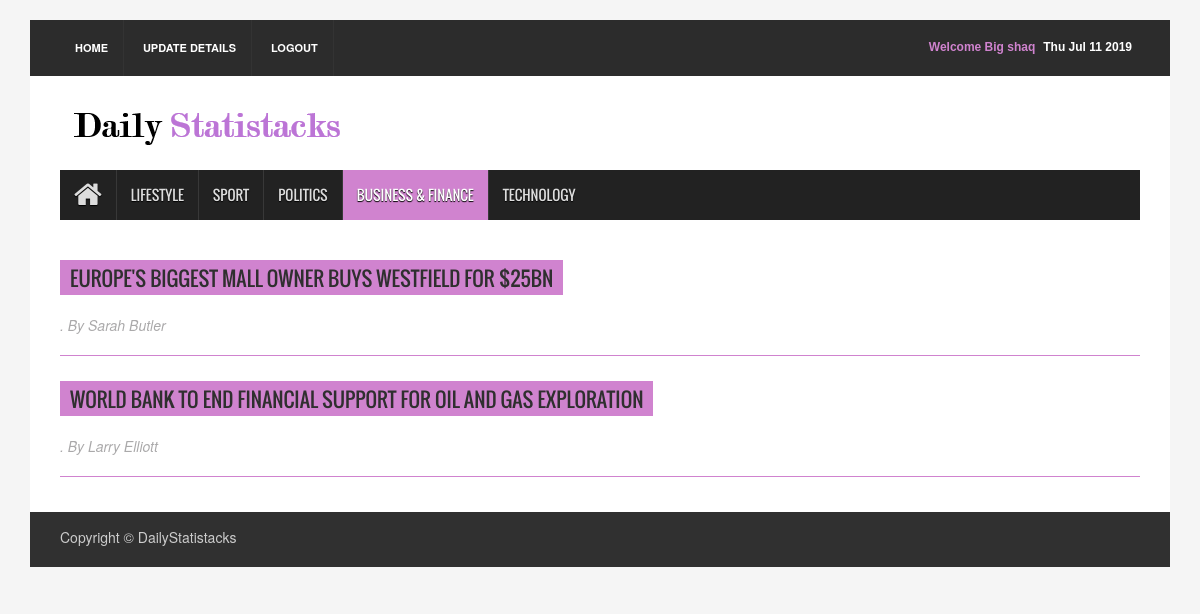
Screenshot of /newspaper/businessfinanceRedirect/ (signed in) with the database file from the repository.
### newspaper/models.py (models this page shows)
class Article( models.Model ) :
    articleType     = models.CharField( max_length = 100 )
    author          = models.CharField( max_length = 1000 )
    headline        = models.CharField( max_length = 1000 )
    body            = models.CharField( max_length = 1000000000000 )
    publicationDate = models.DateField()

### newspaper/views.py (the view)
def businessfinanceRedirect( request ) :
    article_list = Article.objects.filter( articleType  = 'businessfinance' )
    if ( 'username' not in request.session ) :
        context = { 'article_list' : article_list }
        return render( request , 'newspaper/businessfinance.html' , context )
    else : ## logged in
        name         = getName( request.session['username'] )
        context      = {
                           'fName'        : name ,
                           'article_list' : article_list
                       }
        return render( request , 'newspaper/businessfinance2.html' , context )

### newspaper/views.py (called while the page is built)
def getName( username ) :
    user     = get_object_or_404( UserAccount , email = username )
    return user.first_name

### newspaper/templates/newspaper/businessfinance2.html (shortened to what this page needs)
{% extends "newspaper/base.html" %}
{% block content %}
{% load static %}
<div class="container">
<header id="header">
  <div class="row">
    <div class="col-lg-12 col-md-12 col-sm-12">
      <div class="header_top">
        <div class="header_top_left">
          <ul class="top_nav">
            <li><a href = "/newspaper/">Home</a></li>
            <li><a href = "/newspaper/updateRedirect/">Update Details</a></li>
            <li><a href = "/newspaper/logout/">Logout</a></li>
          </ul>
        </div>
        <div class="header_top_right">
          <p><span id="datetime"></span></p>
          <p style = 'color : #d083cf;'> Welcome {{ fName }} </p>
        </div>
      </div>
    </div>
    <div class="col-lg-12 col-md-12 col-sm-12">
      <div class="header_bottom">
        <div class="logo_area"><a href="/newspaper/" class="logo"><img src="{% static "newspaper/images/testlogo.png" %}" alt=""></a></div>
      </div>
    </div>
  </div>
</header>
<section id="navArea">
  <nav class="navbar navbar-inverse" role="navigation">
    <div id="navbar" class="navbar-collapse collapse">
      <ul class="nav navbar-nav main_nav">
        <li><a href = "/newspaper/"><span class="fa fa-home desktop-home"></span><span class="mobile-show">Home</span></a></li>
        <li><a id = 'lifestyle' href="/newspaper/lifestyleRedirect/">Lifestyle</a></li>
        <li><a href = "/newspaper/sportRedirect/">Sport</a></li>
        <li><a href = "/newspaper/politicsRedirect/">Politics</a></li>
        <li class="active"><a href = "/businessfinanceRedirect/">Business & Finance</a></li>
        <li><a href = "/newspaper/technologyRedirect/">Technology</a></li>
      </ul>
    </div>
  </nav>
</section>
<section id="contentSection">
  <div class="row">
    <div class="col-lg-12 col-md-12 col-sm-12">
      <div class="left_content">
        <div class="contact_area">
          {% if article_list %}
            {% for article in article_list %}
              <h2><a href = "{% url 'newspaper:detail' article.id %}"> {{ article.headline }}</a></h2><p class = "author"><i>. By {{ article.author }} </i></p>
              <br> <br>
              <hr class = "divider">
            {% endfor %}
          {% endif %}
        </div>
      </div>
    </div>
  </div>
</section>
<footer id="footer">
  <div class="footer_bottom">
    <p class="copyright">Copyright &copy; DailyStatistacks</p>
  </div>
</footer>
</div>
{% endblock %}

### newspaper/static/newspaper/assets/css/theme.css (style rules this page uses)
.navbar-inverse .navbar-nav > .active > a, .navbar-inverse .navbar-nav > .active > a:hover, .navbar-inverse .navbar-nav > .active > a:focus { background-color:#d083cf }
.contact_area > h2 { background-color:#d083cf }

### newspaper/static/newspaper/assets/css/style.css (style rules this page uses)
body { background:#f5f5f5 }
ul { padding:0; margin:0; list-style:none }
a { text-decoration:none; color:#2f2f2f }
h1, h2, h3, h4, h5, h6 { font-family:'Oswald',sans-serif }
h2 { line-height:23px }
img { border:none }
#header { display:inline; float:left; width:100%; margin-top:20px }
.header_top { background-color:#2c2c2c; display:inline; float:left; padding:0 30px; width:100% }
.header_top_left { float:left; display:inline; width:50% }
.top_nav { text-align:left }
.top_nav li { display:inline-block }
.top_nav li a { display:inline-block; border-right:1px solid #333; color:#fff; font-size:11px; font-weight:bold; padding:20px 15px; text-transform:uppercase; -webkit-transition:all 0.5s; -o-transition:all 0.5s; transition:all 0.5s }
.header_top_right { float:left; display:inline; width:50%; text-align:right }
.header_top_right > p { color:#fff; display:inline-block; float:right; font:bold 12px sans-serif; margin-bottom:0; padding-bottom:20px; padding-right:8px; padding-top:20px }
.header_bottom { background-color:#fff; display:inline; float:left; padding:15px 30px 15px; width:100% }
.logo_area { display:inline; float:left; width:31% }
.logo { font-size:45px; font-weight:bold; color:#000; font-family:'Varela',sans-serif }
.logo img { max-width:100% }
#navArea { float:left; display:inline; width:100%; padding:0 30px; background-color:#fff }
.navbar { border:medium none; border-radius:0 }
.navbar-inverse .navbar-nav > li > a { border-left:1px solid #383838; color:#ddd; font-family:'Oswald',sans-serif; display:inline-block; height:50px; line-height:50px; padding:0 14px; text-shadow:0 1px 1px #000; text-transform:uppercase; -webkit-transition:all 0.5s; -mz-transition:all 0.5s; -ms-transition:all 0.5s; -o-transition:all 0.5s; transition:all 0.5s }
.navbar-inverse .navbar-nav > li:first-child a { border:none }
.navbar-inverse .navbar-nav > .active > a, .navbar-inverse .navbar-nav > .active > a:hover, .navbar-inverse .navbar-nav > .active > a:focus { color:#fff }
.navbar-collapse { padding-left:0 }
.desktop-home { display:block; font-size:30px; margin-top:10px }
#contentSection { float:left; display:inline; width:100%; background-color:#fff; padding:0 30px }
.left_content { float:left; display:inline; width:100% }
#footer { display:inline; float:left; width:100%; margin-bottom:20px }
.footer_bottom { float:left; display:inline; width:100%; padding:10px 30px; background-color:#303030; color:#ccc }
.copyright { float:left; width:50%; padding-top:5px; text-align:left }
.contact_area { float:left; display:inline; width:100%; margin-bottom:30px }
.contact_area > h2 { color:#fff; display:inline-block; font-size:20px; padding:7px 10px 5px; text-transform:uppercase; margin-bottom:30px }
.contact_area > p { margin-bottom:20px }

### newspaper/templates/newspaper/businessfinance2.html (style rules this page uses)
hr.divider { display: block; height: 1px; border: 0; border-top: 1px solid #d083cf; margin-top: -40px; margin-bottom: 4px; padding: 0; }
p.author { color: #aaa9aa; margin-top: -10px; }

### rows the page displays
Article: headline "EUROPE'S BIGGEST MALL OWNER BUYS WESTFIELD FOR $25BN", author "Sarah Butler"
Article: headline "WORLD BANK TO END FINANCIAL SUPPORT FOR OIL AND GAS EXPLORATION", author "Larry Elliott"

### other values shown
{{ fName }} "Big shaq"
